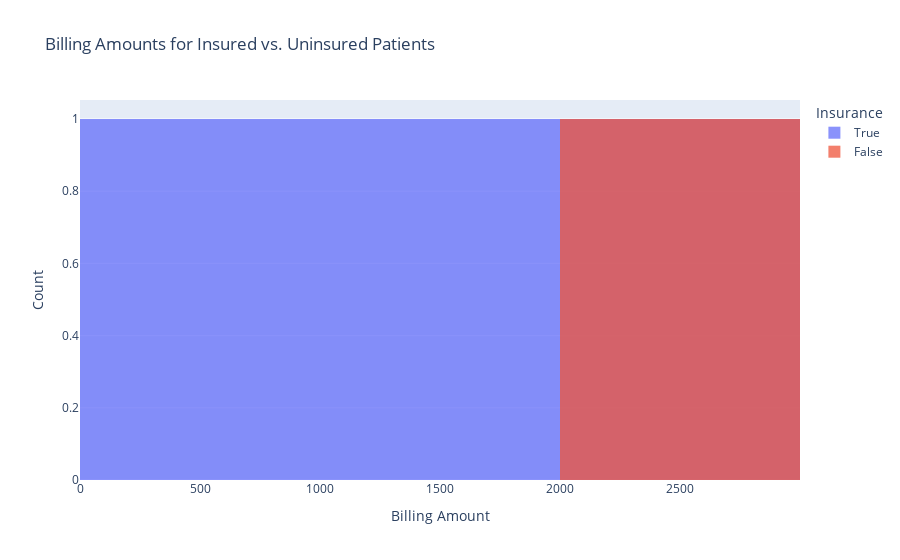

The notebook cell saved with this chart:
### Code cell
# 4. Average billing amount for patients with and without health insurance in Matplotlib histogram
insured_patients = df[df['Health Insurance Amount'] > 0]
uninsured_patients = df[df['Health Insurance Amount'] == 0]

plt.figure(figsize=(10, 6))
plt.hist(insured_patients['Billing Amount'], alpha=0.5, label='Insured', bins=10)
plt.hist(uninsured_patients['Billing Amount'], alpha=0.5, label='Uninsured', bins=10)
plt.title('Billing Amounts for Insured vs. Uninsured Patients')
plt.xlabel('Billing Amount')
plt.ylabel('Count')
plt.legend(loc='upper right')
plt.show()

# Plotly histogram
fig4 = px.histogram(df, x='Billing Amount', color=df['Health Insurance Amount'] > 0, title='Billing Amounts for Insured vs. Uninsured Patients')
fig4.update_layout(barmode='overlay')
fig4.update_traces(opacity=0.75)
fig4.update_layout(xaxis_title='Billing Amount', yaxis_title='Count', legend_title='Insurance')
fig4.show()

### Figure 1 — Plotly figure (JSON) as saved in the notebook; plotly's stock layout.template omitted (floating-point values rounded to 4 significant figures)
{"data": [{"alignmentgroup": "True", "bingroup": "x", "hovertemplate": "color=True<br>Billing Amount=%{x}<br>count=%{y}<extra></extra>", "legendgroup": "True", "marker": {"color": "#636efa", "pattern": {"shape": ""}}, "name": "True", "offsetgroup": "True", "opacity": 0.75, "orientation": "v", "showlegend": true, "type": "histogram", "x": [500, 1500, 2500], "xaxis": "x", "yaxis": "y"}, {"alignmentgroup": "True", "bingroup": "x", "hovertemplate": "color=False<br>Billing Amount=%{x}<br>count=%{y}<extra></extra>", "legendgroup": "False", "marker": {"color": "#EF553B", "pattern": {"shape": ""}}, "name": "False", "offsetgroup": "False", "opacity": 0.75, "orientation": "v", "showlegend": true, "type": "histogram", "x": [2000], "xaxis": "x", "yaxis": "y"}], "layout": {"autosize": true, "barmode": "overlay", "legend": {"title": {"text": "Insurance"}, "tracegroupgap": 0}, "title": {"text": "Billing Amounts for Insured vs. Uninsured Patients"}, "xaxis": {"anchor": "y", "autorange": true, "domain": [0, 1], "range": [-0.5, 3000.0], "title": {"text": "Billing Amount"}, "type": "linear"}, "yaxis": {"anchor": "x", "autorange": true, "domain": [0, 1], "range": [0, 1.053], "title": {"text": "Count"}}}}
